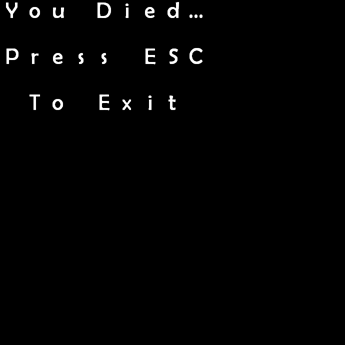

This is a level from a 2D game, rendered from its Tiled map with the project's own tilesets. A one-line summary and the complete map file follow:
An orthogonal 15x15 tile map with 23x23 px tiles, 1 tile layer (Tile Layer 1).

<map version="1.0" tiledversion="1.0.3" orientation="orthogonal" renderorder="right-down" width="15" height="15" tilewidth="23" tileheight="23" nextobjectid="1">
 <tileset firstgid="1" source="Textset.tsx" />
 <layer name="Tile Layer 1" width="15" height="15">
  <data encoding="csv">
90,112,118,0,69,106,102,101,134,0,0,0,0,0,0,
0,0,0,0,0,0,0,0,0,0,0,0,0,0,0,
81,115,102,116,116,0,70,84,68,0,0,0,0,0,0,
0,0,0,0,0,0,0,0,0,0,0,0,0,0,0,
0,85,112,0,70,121,106,117,0,0,0,0,0,0,0,
0,0,0,0,0,0,0,0,0,0,0,0,0,0,0,
0,0,0,0,0,0,0,0,0,0,0,0,0,0,0,
0,0,0,0,0,0,0,0,0,0,0,0,0,0,0,
0,0,0,0,0,0,0,0,0,0,0,0,0,0,0,
0,0,0,0,0,0,0,0,0,0,0,0,0,0,0,
0,0,0,0,0,0,0,0,0,0,0,0,0,0,0,
0,0,0,0,0,0,0,0,0,0,0,0,0,0,0,
0,0,0,0,0,0,0,0,0,0,0,0,0,0,0,
0,0,0,0,0,0,0,0,0,0,0,0,0,0,0,
0,0,0,0,0,0,0,0,0,0,0,0,0,0,0
</data>
 </layer>
</map>
